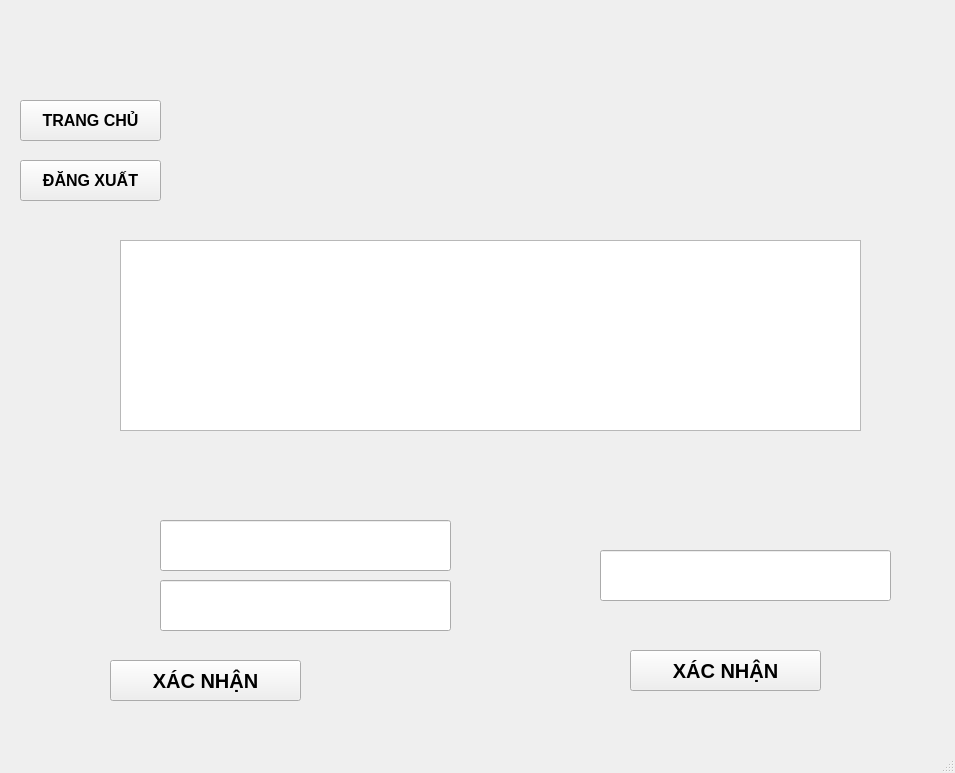
<?xml version="1.0" encoding="UTF-8"?>
<ui version="4.0">
 <class>MainWindow</class>
 <widget class="QMainWindow" name="MainWindow">
  <property name="geometry">
   <rect>
    <x>0</x>
    <y>0</y>
    <width>955</width>
    <height>773</height>
   </rect>
  </property>
  <property name="windowTitle">
   <string>MainWindow</string>
  </property>
  <widget class="QWidget" name="centralwidget">
   <widget class="QLabel" name="label">
    <property name="geometry">
     <rect>
      <x>10</x>
      <y>0</y>
      <width>941</width>
      <height>741</height>
     </rect>
    </property>
    <property name="text">
     <string/>
    </property>
    <property name="pixmap">
     <pixmap>../../../../main9.png</pixmap>
    </property>
   </widget>
   <widget class="QTableWidget" name="tableWidget">
    <property name="geometry">
     <rect>
      <x>120</x>
      <y>240</y>
      <width>741</width>
      <height>191</height>
     </rect>
    </property>
   </widget>
   <widget class="QLineEdit" name="lineEditID1">
    <property name="geometry">
     <rect>
      <x>160</x>
      <y>520</y>
      <width>291</width>
      <height>51</height>
     </rect>
    </property>
    <property name="font">
     <font>
      <pointsize>15</pointsize>
     </font>
    </property>
   </widget>
   <widget class="QLineEdit" name="lineEditSoban">
    <property name="geometry">
     <rect>
      <x>160</x>
      <y>580</y>
      <width>291</width>
      <height>51</height>
     </rect>
    </property>
    <property name="font">
     <font>
      <pointsize>15</pointsize>
     </font>
    </property>
   </widget>
   <widget class="QLineEdit" name="lineEditID2">
    <property name="geometry">
     <rect>
      <x>600</x>
      <y>550</y>
      <width>291</width>
      <height>51</height>
     </rect>
    </property>
    <property name="font">
     <font>
      <pointsize>15</pointsize>
     </font>
    </property>
   </widget>
   <widget class="QPushButton" name="pushButtonXN1">
    <property name="geometry">
     <rect>
      <x>110</x>
      <y>660</y>
      <width>191</width>
      <height>41</height>
     </rect>
    </property>
    <property name="font">
     <font>
      <pointsize>15</pointsize>
      <weight>75</weight>
      <bold>true</bold>
     </font>
    </property>
    <property name="text">
     <string>XÁC NHẬN</string>
    </property>
   </widget>
   <widget class="QPushButton" name="pushButtonXN2">
    <property name="geometry">
     <rect>
      <x>630</x>
      <y>650</y>
      <width>191</width>
      <height>41</height>
     </rect>
    </property>
    <property name="font">
     <font>
      <pointsize>15</pointsize>
      <weight>75</weight>
      <bold>true</bold>
     </font>
    </property>
    <property name="text">
     <string>XÁC NHẬN</string>
    </property>
   </widget>
   <widget class="QPushButton" name="pushButtonTC">
    <property name="geometry">
     <rect>
      <x>20</x>
      <y>100</y>
      <width>141</width>
      <height>41</height>
     </rect>
    </property>
    <property name="font">
     <font>
      <pointsize>12</pointsize>
      <weight>75</weight>
      <bold>true</bold>
     </font>
    </property>
    <property name="text">
     <string>TRANG CHỦ</string>
    </property>
   </widget>
   <widget class="QPushButton" name="pushButtonDX">
    <property name="geometry">
     <rect>
      <x>20</x>
      <y>160</y>
      <width>141</width>
      <height>41</height>
     </rect>
    </property>
    <property name="font">
     <font>
      <pointsize>12</pointsize>
      <weight>75</weight>
      <bold>true</bold>
     </font>
    </property>
    <property name="text">
     <string>ĐĂNG XUẤT</string>
    </property>
   </widget>
  </widget>
  <widget class="QMenuBar" name="menubar">
   <property name="geometry">
    <rect>
     <x>0</x>
     <y>0</y>
     <width>955</width>
     <height>26</height>
    </rect>
   </property>
  </widget>
  <widget class="QStatusBar" name="statusbar"/>
 </widget>
 <resources/>
 <connections/>
</ui>
